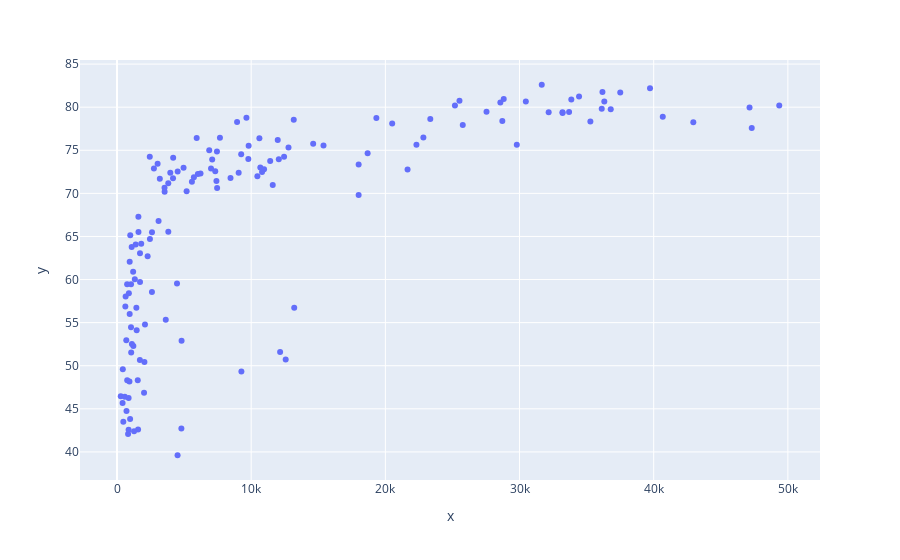

The code cell stored with this chart in its notebook:
### Markdown cell above
### Pass data to scatter function

### Code cell
px.scatter(x=df_countries.money_per_person, y=df_countries.life_expectancy)

### Figure 1 — Plotly figure (JSON) as saved in the notebook; plotly's stock layout.template omitted (floating-point values rounded to 4 significant figures; data arrays with more than 128 entries replaced by an {"elided": "..."} marker saying what was removed)
{"data": [{"hovertemplate": "x=%{x}<br>y=%{y}<extra></extra>", "legendgroup": "", "marker": {"color": "#636efa", "symbol": "circle"}, "mode": "markers", "name": "", "orientation": "v", "showlegend": false, "type": "scatter", "x": {"elided": "142 float values"}, "xaxis": "x", "y": {"elided": "142 float values"}, "yaxis": "y"}], "layout": {"autosize": true, "legend": {"tracegroupgap": 0}, "margin": {"t": 60}, "xaxis": {"anchor": "y", "autorange": true, "domain": [0, 1], "range": [-2624.0, 52260.0], "title": {"text": "x"}, "type": "linear"}, "yaxis": {"anchor": "x", "autorange": true, "domain": [0, 1], "range": [36.28, 85.93], "title": {"text": "y"}, "type": "linear"}}}
